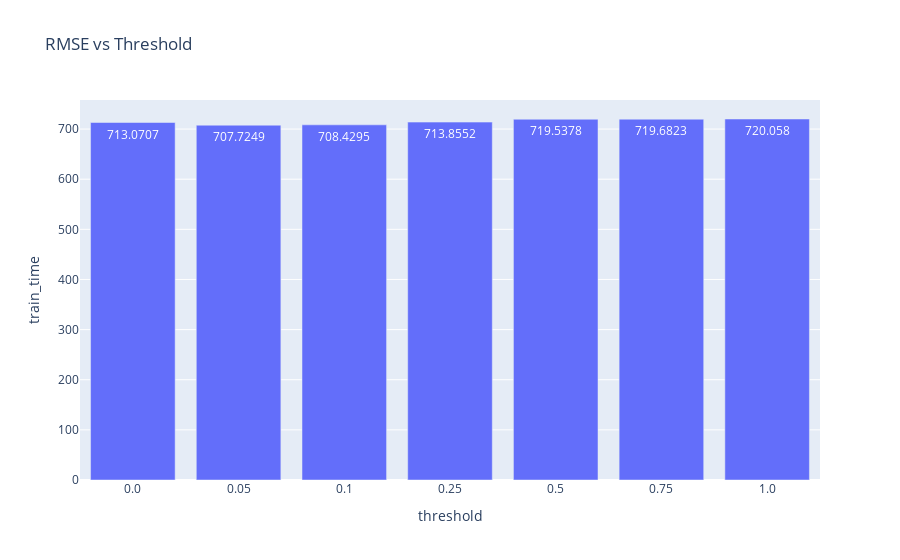

The cell this chart's notebook holds for it:
### Code cell
# fig = px.line(df, x='threshold', y='train_time', title='RMSE vs Threshold')
fig = px.bar(df, x='threshold', y='train_time', text_auto=True, title='RMSE vs Threshold')
fig.show()

### Figure 1 — Plotly figure (JSON) as saved in the notebook; plotly's stock layout.template omitted (floating-point values rounded to 4 significant figures)
{"data": [{"alignmentgroup": "True", "hovertemplate": "threshold=%{x}<br>train_time=%{y}<extra></extra>", "legendgroup": "", "marker": {"color": "#636efa", "pattern": {"shape": ""}}, "name": "", "offsetgroup": "", "orientation": "v", "showlegend": false, "textposition": "auto", "texttemplate": "%{y}", "type": "bar", "x": ["0.0", "0.05", "0.1", "0.25", "0.5", "0.75", "1.0"], "xaxis": "x", "y": [713.1, 707.7, 708.4, 713.9, 719.5, 719.7, 720.1], "yaxis": "y"}], "layout": {"barmode": "relative", "legend": {"tracegroupgap": 0}, "title": {"text": "RMSE vs Threshold"}, "xaxis": {"anchor": "y", "domain": [0, 1], "title": {"text": "threshold"}}, "yaxis": {"anchor": "x", "domain": [0, 1], "title": {"text": "train_time"}}}}
